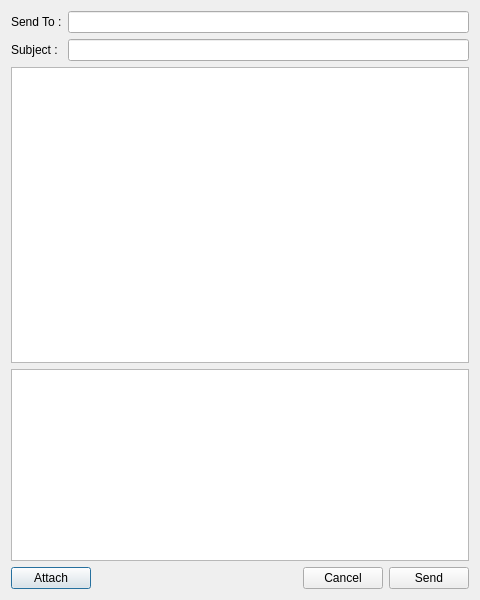
<?xml version="1.0" encoding="UTF-8"?>
<ui version="4.0">
 <class>SendMailDialog</class>
 <widget class="QDialog" name="SendMailDialog">
  <property name="geometry">
   <rect>
    <x>0</x>
    <y>0</y>
    <width>480</width>
    <height>600</height>
   </rect>
  </property>
  <property name="windowTitle">
   <string>Send Mail</string>
  </property>
  <layout class="QGridLayout" name="gridLayout" rowstretch="0,0,1,0,0">
   <item row="1" column="0">
    <widget class="QLabel" name="label_2">
     <property name="text">
      <string>Subject :</string>
     </property>
    </widget>
   </item>
   <item row="0" column="1">
    <widget class="QLineEdit" name="recipientEdit"/>
   </item>
   <item row="0" column="0">
    <widget class="QLabel" name="label">
     <property name="text">
      <string>Send To :</string>
     </property>
    </widget>
   </item>
   <item row="1" column="1">
    <widget class="QLineEdit" name="subjectEdit"/>
   </item>
   <item row="4" column="0" colspan="2">
    <widget class="QWidget" name="widget" native="true">
     <layout class="QHBoxLayout" name="horizontalLayout">
      <property name="margin">
       <number>0</number>
      </property>
      <item>
       <widget class="QPushButton" name="attachFileButton">
        <property name="text">
         <string>Attach</string>
        </property>
       </widget>
      </item>
      <item>
       <spacer name="horizontalSpacer">
        <property name="orientation">
         <enum>Qt::Horizontal</enum>
        </property>
        <property name="sizeHint" stdset="0">
         <size>
          <width>40</width>
          <height>20</height>
         </size>
        </property>
       </spacer>
      </item>
      <item>
       <widget class="QPushButton" name="cancelButton">
        <property name="text">
         <string>Cancel</string>
        </property>
       </widget>
      </item>
      <item>
       <widget class="QPushButton" name="sendButton">
        <property name="text">
         <string>Send</string>
        </property>
       </widget>
      </item>
     </layout>
    </widget>
   </item>
   <item row="2" column="0" colspan="2">
    <widget class="QTextEdit" name="mailText"/>
   </item>
   <item row="3" column="0" colspan="2">
    <widget class="QTableWidget" name="tableWidget">
     <property name="editTriggers">
      <set>QAbstractItemView::NoEditTriggers</set>
     </property>
     <property name="alternatingRowColors">
      <bool>true</bool>
     </property>
     <property name="selectionMode">
      <enum>QAbstractItemView::SingleSelection</enum>
     </property>
     <property name="selectionBehavior">
      <enum>QAbstractItemView::SelectRows</enum>
     </property>
     <property name="textElideMode">
      <enum>Qt::ElideMiddle</enum>
     </property>
     <property name="columnCount">
      <number>2</number>
     </property>
     <attribute name="horizontalHeaderVisible">
      <bool>false</bool>
     </attribute>
     <column/>
     <column/>
    </widget>
   </item>
  </layout>
 </widget>
 <resources/>
 <connections/>
</ui>
